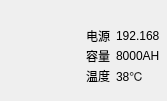
<?xml version="1.0" encoding="UTF-8"?>
<ui version="4.0">
 <class>BatteryListForm</class>
 <widget class="QWidget" name="BatteryListForm">
  <property name="geometry">
   <rect>
    <x>0</x>
    <y>0</y>
    <width>167</width>
    <height>101</height>
   </rect>
  </property>
  <property name="windowTitle">
   <string>Form</string>
  </property>
  <property name="styleSheet">
   <string notr="true">.QWidget{
border-image: url(:/image/单个电池模块背景.png);
}
QLabel{
	background-color: transparent;
}
</string>
  </property>
  <layout class="QHBoxLayout" name="horizontalLayout_2" stretch="3,2">
   <property name="spacing">
    <number>6</number>
   </property>
   <property name="leftMargin">
    <number>7</number>
   </property>
   <property name="topMargin">
    <number>7</number>
   </property>
   <property name="rightMargin">
    <number>7</number>
   </property>
   <property name="bottomMargin">
    <number>10</number>
   </property>
   <item>
    <widget class="QLabel" name="image">
     <property name="styleSheet">
      <string notr="true">border-image: url(:/image/电源箱.png);</string>
     </property>
     <property name="text">
      <string/>
     </property>
    </widget>
   </item>
   <item>
    <layout class="QVBoxLayout" name="verticalLayout" stretch="1,7">
     <property name="spacing">
      <number>0</number>
     </property>
     <item>
      <layout class="QHBoxLayout" name="horizontalLayout" stretch="3,1">
       <property name="spacing">
        <number>6</number>
       </property>
       <property name="rightMargin">
        <number>27</number>
       </property>
       <item>
        <widget class="QLabel" name="label_battery_status">
         <property name="styleSheet">
          <string notr="true">border-image: url(:/image/运行.png);</string>
         </property>
         <property name="text">
          <string/>
         </property>
        </widget>
       </item>
       <item>
        <spacer name="horizontalSpacer">
         <property name="orientation">
          <enum>Qt::Horizontal</enum>
         </property>
         <property name="sizeHint" stdset="0">
          <size>
           <width>40</width>
           <height>20</height>
          </size>
         </property>
        </spacer>
       </item>
      </layout>
     </item>
     <item>
      <layout class="QFormLayout" name="formLayout">
       <property name="horizontalSpacing">
        <number>6</number>
       </property>
       <property name="verticalSpacing">
        <number>2</number>
       </property>
       <property name="bottomMargin">
        <number>0</number>
       </property>
       <item row="0" column="0">
        <widget class="QLabel" name="label_2">
         <property name="text">
          <string>电源</string>
         </property>
        </widget>
       </item>
       <item row="0" column="1">
        <widget class="QLabel" name="label_6">
         <property name="text">
          <string>192.168</string>
         </property>
        </widget>
       </item>
       <item row="1" column="0">
        <widget class="QLabel" name="label_3">
         <property name="text">
          <string>容量</string>
         </property>
        </widget>
       </item>
       <item row="1" column="1">
        <widget class="QLabel" name="label_7">
         <property name="text">
          <string>8000AH</string>
         </property>
        </widget>
       </item>
       <item row="2" column="0">
        <widget class="QLabel" name="label_4">
         <property name="text">
          <string>温度</string>
         </property>
        </widget>
       </item>
       <item row="2" column="1">
        <widget class="QLabel" name="label_5">
         <property name="text">
          <string>38℃</string>
         </property>
        </widget>
       </item>
      </layout>
     </item>
    </layout>
   </item>
  </layout>
 </widget>
 <resources/>
 <connections/>
</ui>
